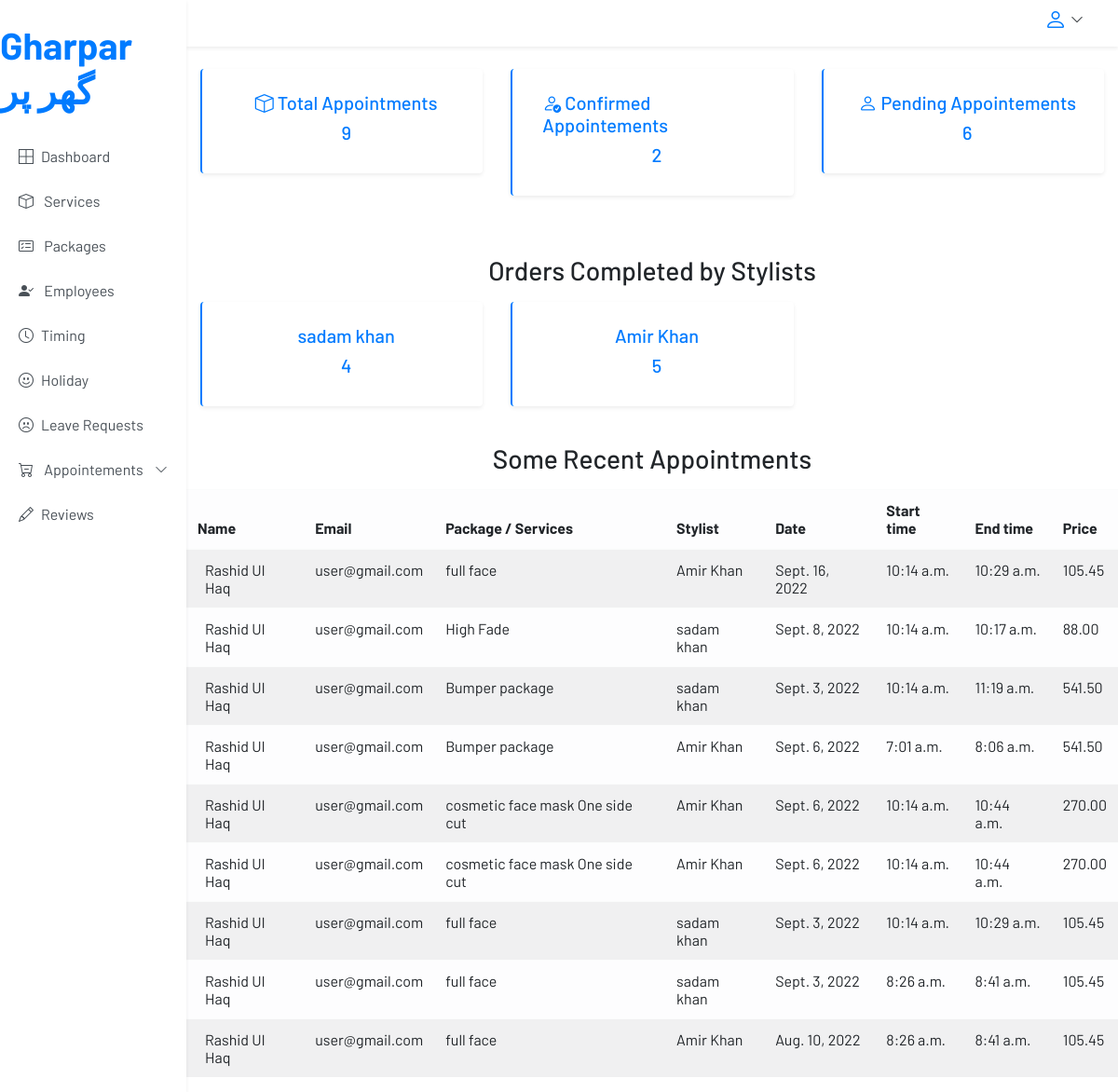
Before: /dashboard/ (signed in) with the older database file.
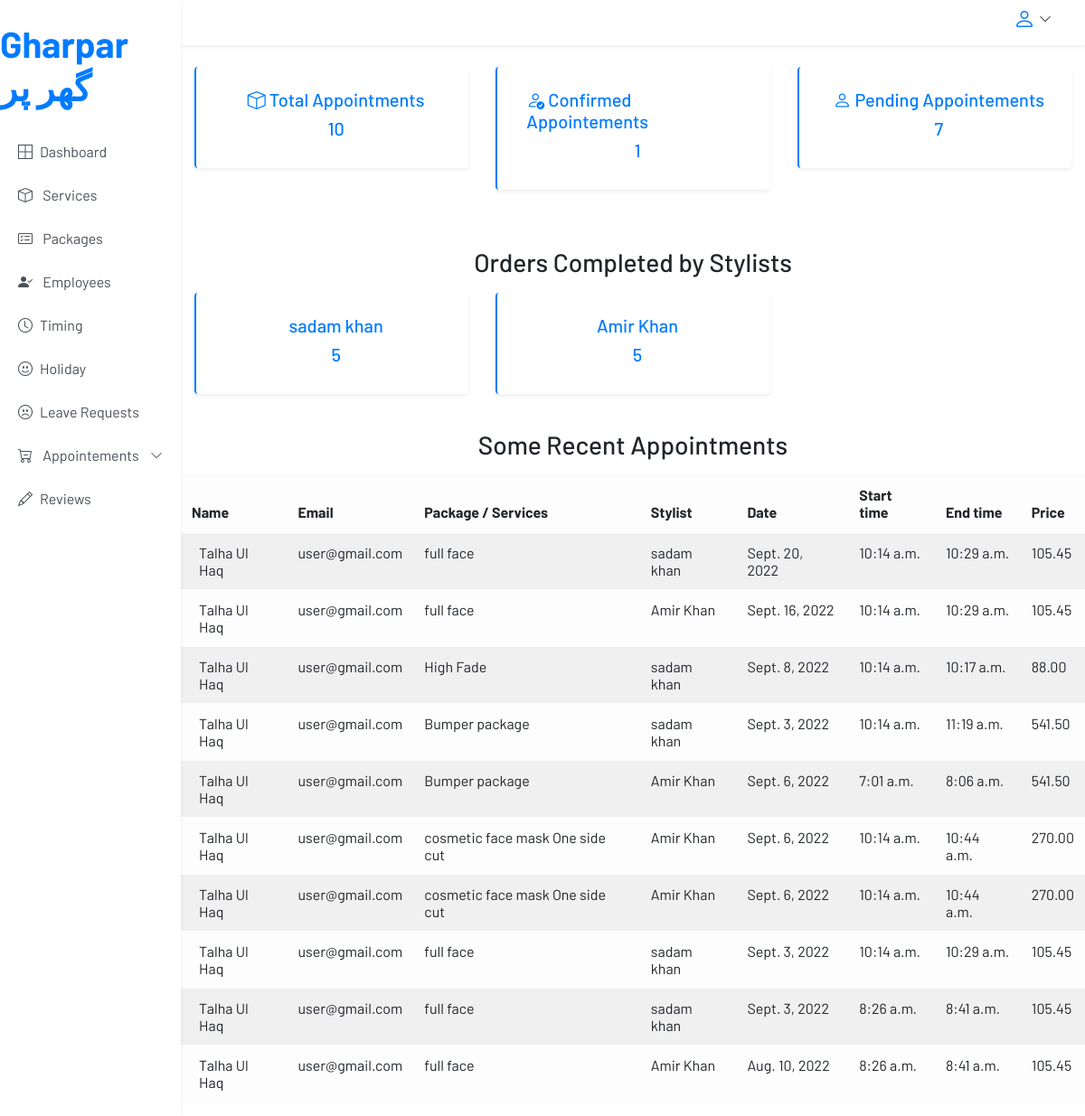
After: the same page with the newer database file.
### accounts/models.py (models this page shows, shortened)
class Employee(models.Model):
    JOBS = (
        ('Fashion Designer', 'Fashion Designer'),
        ('Beautician', 'Beautician'),
        ('Hair Stylist', 'Hair Stylist'),
        ('Makeup Artist', 'Makeup Artist'),
        ('Nail Artist', 'Nail Artist'),
        ('Other', 'Other'),
    )
    user = models.OneToOneField(User, on_delete=models.CASCADE)
    position = models.CharField(max_length=100, choices=JOBS, default='Other')
    salary = models.DecimalField(max_digits=10, decimal_places=2)
    class Meta:
        verbose_name = 'employee'
        verbose_name_plural = 'employees'
    def __str__(self):
        return self.user.first_name + ' ' + self.user.last_name

class User(AbstractUser):
    username = None
    email = models.EmailField(unique=True, blank=False,
                              error_messages={
                                  'unique': "A user with that email already exists.",
                              })
    image = models.ImageField(
        upload_to='profile_pictures', null=True, blank=True)
    USERNAME_FIELD = "email"
    REQUIRED_FIELDS = ['first_name', 'last_name']
    is_employee = models.BooleanField(default=False)
    objects = UserManager()

### core/models.py (models this page shows, shortened)
class Appointment(models.Model):
    OPTIONS = (
        ('Pending','Pending'),
        ('Confirmed','Confirmed'),
        ('Cancelled','Cancelled'),
        ('Completed','Completed'),
    )
    employee = models.ForeignKey(Employee, on_delete=models.CASCADE, verbose_name='Employee',default=2)
    customer = models.ForeignKey(User, on_delete=models.CASCADE, verbose_name='Customer')
    package = models.ForeignKey(Package, on_delete=models.CASCADE, verbose_name='Package', blank=True, null=True)
    service = models.ManyToManyField(Service, verbose_name='Service', blank=True)
    status  = models.CharField(max_length=100,choices= OPTIONS,verbose_name='Status', default='Pending')
    date = models .DateField(verbose_name='Date')
    start_time = models.TimeField(verbose_name='Start Time')
    end_time = models.TimeField(verbose_name='End Time')
    created = models.DateTimeField(auto_now_add=True, verbose_name='Created at')
    class Meta:
        verbose_name = 'appointment'
        verbose_name_plural = 'appointments'
        ordering = ['-created']

class Package(models.Model):
    name = models.CharField(max_length=200, verbose_name='Name')
    description = models.TextField(verbose_name='Description')
    services = models.ManyToManyField(Service, verbose_name='Services')
    created_by = models.ForeignKey(User, on_delete=models.CASCADE, verbose_name='Created by')
    duration = models.DecimalField(max_digits=10, decimal_places=2, verbose_name='Duration')
    price = models.DecimalField(max_digits=10, decimal_places=2, verbose_name='Price')
    discount = models.DecimalField(max_digits=10, decimal_places=2, verbose_name='Discount', default=0)
    image = models.ImageField(verbose_name='Image', upload_to='packages')

class Service(models.Model):
    name = models.CharField(max_length=200, verbose_name='Name')
    description = models.TextField(verbose_name='Description')
    image = models.ImageField(verbose_name='Image', upload_to='services')
    category = models.ForeignKey('Category', on_delete=models.CASCADE, verbose_name='Category')
    price = models.DecimalField(max_digits=10, decimal_places=2, verbose_name='Price')
    duration = models.DecimalField(max_digits=10, decimal_places=2, verbose_name='Duration')
    created = models.DateTimeField(auto_now_add=True, verbose_name='Created at')
    class Meta:
        verbose_name = 'service'
        verbose_name_plural = 'services'
        ordering = ['-created']

### accounts/restrictions.py (the view)
    def wrapper(request, *args, **kwargs):
        if request.user.is_authenticated:
            if request.user.is_superuser:
                return function(request, *args, **kwargs)
            else:
                messages.error(request, 'You are not authorized to access this page')
                return redirect('home')
        else:
            messages.error(request, 'You are not authorized to access this page, please login!')
            return redirect('login')

### accounts/restrictions.py (called while the page is built)
def only_admin(function):
    def wrapper(request, *args, **kwargs):
        if request.user.is_authenticated:
            if request.user.is_superuser:
                return function(request, *args, **kwargs)
            else:
                messages.error(request, 'You are not authorized to access this page')
                return redirect('home')
        else:
            messages.error(request, 'You are not authorized to access this page, please login!')
            return redirect('login')
    return wrapper

### templates/admin/admin_dashboard.html (shortened to what this page needs)
{% extends "partials/base.html" %} {% load static %} {% block content %}
<main class="container-fluid">
            <section class="row">
              <div class="col-md-6 col-lg-4">
                <article class="p-4 rounded shadow-sm border-left mb-4">
                  <a href="#" class="d-flex align-items-center flex-column">
                    <h5 class="ml-2"> <span class="bi bi-box h5"></span> Total Appointments</h5>
                    <h5 class="ml-2">{{appointments_count}}</h5>
                  </a>
                </article>
              </div>
              <div class="col-md-6 col-lg-4">
                <article class="p-4 rounded shadow-sm border-left mb-4">
                  <a href="#" class="d-flex align-items-center flex-column">
                    <h5 class="ml-2"><span class="bi bi-person-check h5"></span>  Confirmed Appointements</h5>
                    <h5 class="ml-2">{{confirmed}}</h5>
                  </a>
                </article>
              </div>
              <div class="col-md-6 col-lg-4">
                <article class="p-4 rounded shadow-sm border-left mb-4">
                  <a href="#" class="d-flex align-items-center flex-column">
                    <h5 class="ml-2"><span class="bi bi-person h5"></span> Pending Appointements</h5>
                    <h5 class="ml-2">  {{pending}}</h5>
                  </a>
                </article>
              </div>
            </section>
            <br>
            {% if order_by_employee %}
            <h3 class="text-center my-3">Orders Completed by Stylists</h3>
            <section class="row">
            {% for employee in order_by_employee %}
              <div class="col-md-6 col-lg-4">
                <article class="p-4 rounded shadow-sm border-left mb-4">
                  <a href="#" class="d-flex align-items-center flex-column">
                    <h5 class="ml-2">{{employee.user.image.url}} {{employee.employee}}</h5>
                    <h5 class="ml-2">{{employee.orders_completed}}</h5>
                  </a>
                </article>
              </div>
              {% endfor %}
            </section>
            {% endif %}
<h3 class="text-center my-3">Some Recent Appointments</h3>
           <section class="row">
            <div class="table-responsive">
      <table class="table table-striped table-light table-hover">
        <thead>
          <tr>
            <th>Name</th>
            <th>Email</th>
            <th>Package / Services</th>
            <th>Stylist</th>
            <th>Date</th>
            <th>Start time</th>
            <th>End time</th>
            <th>Price</th>
          </tr>
        </thead>
        <tbody>
          {% for booking in appointments %}
          <tr>
            <td>
              <div class="d-flex align-items-center">
                <span class="ml-2">{{booking.customer.first_name}} {{booking.customer.last_name}}</span>
              </div>
            </td>
            <td>{{booking.customer.email}}<br></td>
            <td>
            {% if booking.package.name %}
              {{booking.package.name}}
            {% else %}
            {% for service in booking.package.services.all %}
            {{service.name}}
            {% endfor %}
             {% endif %}
            </td>
            <td>{{booking.employee}}</td>
            <td>{{booking.date}}</td>
            <td>
            {{booking.start_time}}
            </td>
            <td>
            {{booking.end_time}}
            </td>
            <td>
            {{booking.package.price}}
            </td>
          </tr>
          {% endfor %}
        </tbody>
      </table>
           </section>
          </main>
{%endblock%}

Changed rows visible on the page:
computed for Employee "sadam khan": orders_completed "4" → "5"
added Appointment: customer.first_name "Talha", customer.last_name "Ul Haq", customer.email "user@gmail.com", package.name "full face", employee "sadam khan", date "Sept. 20, 2022", start_time "10:14 a.m.", end_time "10:29 a.m.", package.price "105.45"
changed through a linked row, Appointment "Sept. 16, 2022": customer.first_name "Rashid" → "Talha"
changed Appointment "Sept. 8, 2022": customer.first_name "Rashid" → "Talha"
changed through a linked row, Appointment (number 4 of 10 on the later page): customer.first_name "Rashid" → "Talha"
changed through a linked row, Appointment (number 5 of 10 on the later page): customer.first_name "Rashid" → "Talha"
changed through a linked row, Appointment (number 6 of 10 on the later page): customer.first_name "Rashid" → "Talha"
changed through a linked row, Appointment (number 7 of 10 on the later page): customer.first_name "Rashid" → "Talha"
changed through a linked row, Appointment (number 8 of 10 on the later page): customer.first_name "Rashid" → "Talha"
changed through a linked row, Appointment (number 9 of 10 on the later page): customer.first_name "Rashid" → "Talha"
changed through a linked row, Appointment "Aug. 10, 2022": customer.first_name "Rashid" → "Talha"
Other visible differences:
{{ appointments_count }}: "9" → "10"
{{ confirmed }}: "2" → "1"
{{ pending }}: "6" → "7"
